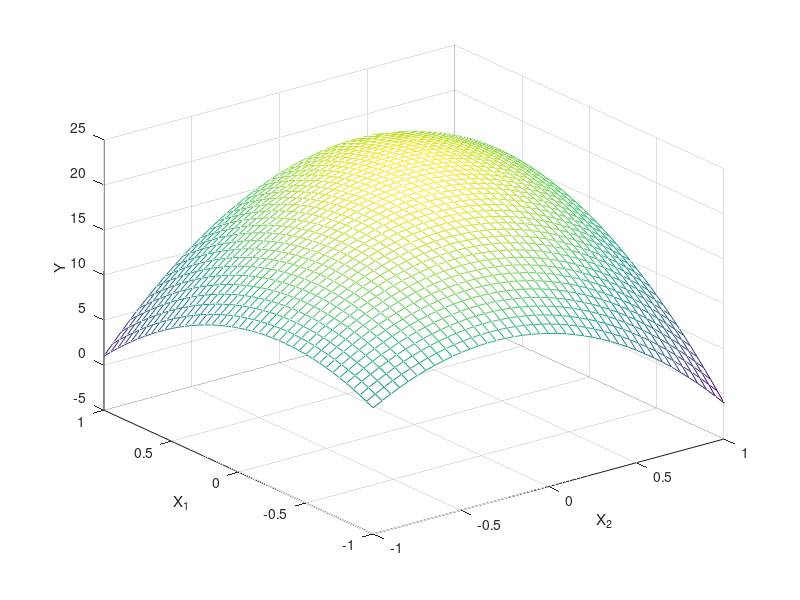
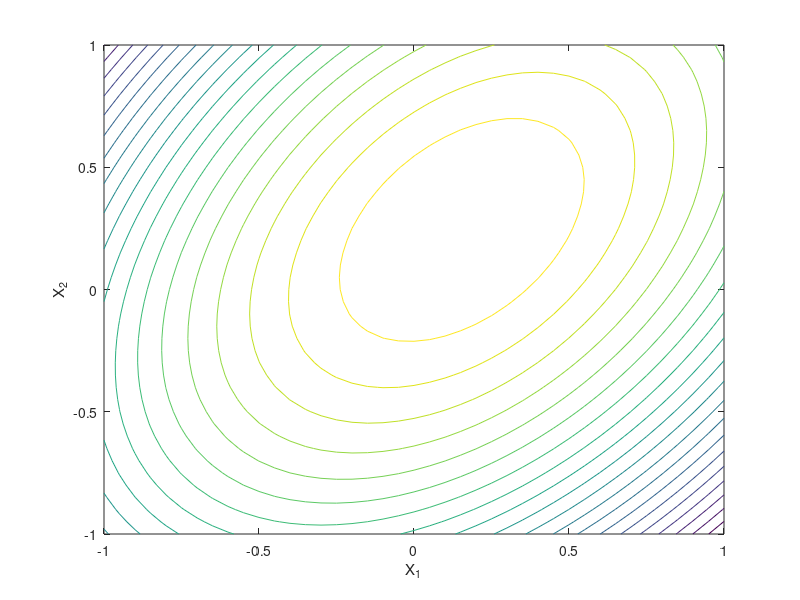
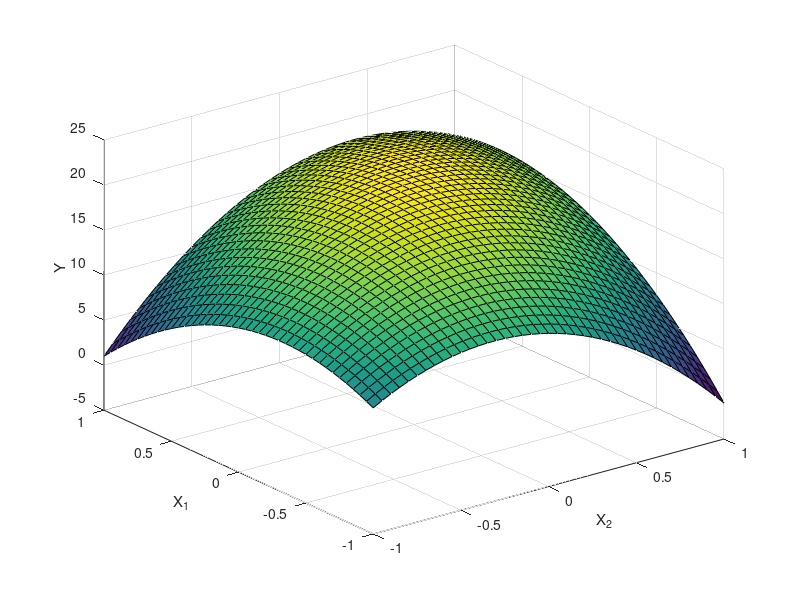

The MATLAB source for these figures, in order:
%% clear all variables and console and close windows
clear
clc
close all

%% Define x1 and x2 between [-1:1].
x1       = (-1:0.05:1)'; 
[n1, p1] = size(x1);
x2       = (-1:0.05:1)';
[n2, p2] = size(x2);

b = [20 1 2 -8 -6  6]';     %Set beta
L = [];

%% Compute y
for i = 1:n1
    xi   = x1(i);
    temp = [];
    for j = 1:n2
        xj   = x2(j);
        Lij  = b(1) + b(2) * xi + b(3) * xj + b(4) * xi^2 + b(5) * xj^2 + b(6) * xi * xj; 
        temp = [temp Lij];
    end
    L = [L; temp];
end

%% Plot mesh grid
figure
mesh(x2, x1, L')
xlabel ('X_2')
ylabel('X_1')
zlabel('Y')

%% Plot contour lines
figure
contour(x1, x2, L', 20)
xlabel ('X_1')
ylabel('X_2')
zlabel('Y')

%% Plot x1 and x2 as surface
figure
surf(x2, x1, L')
xlabel ('X_2')
ylabel('X_1')
zlabel('Y')
